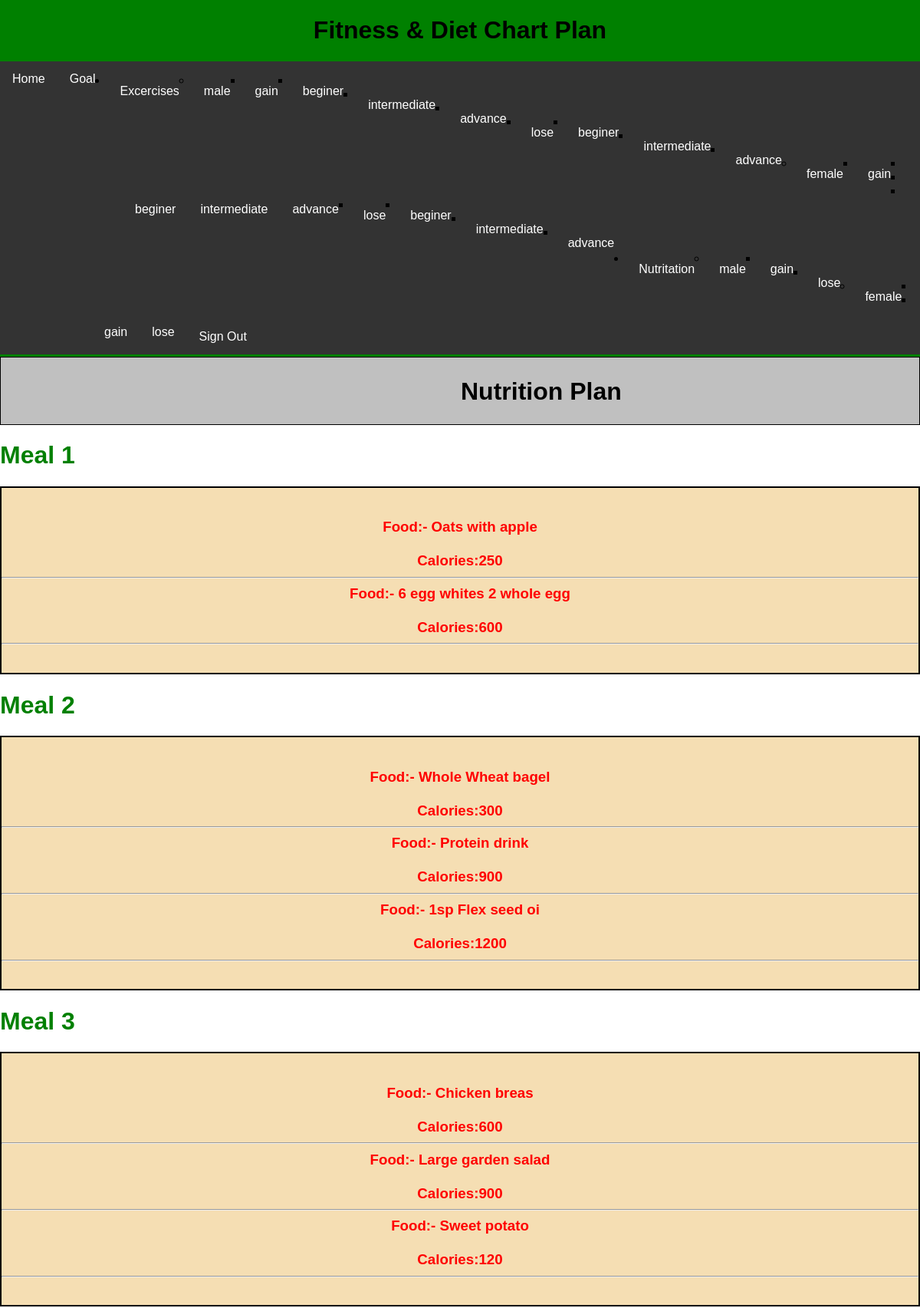
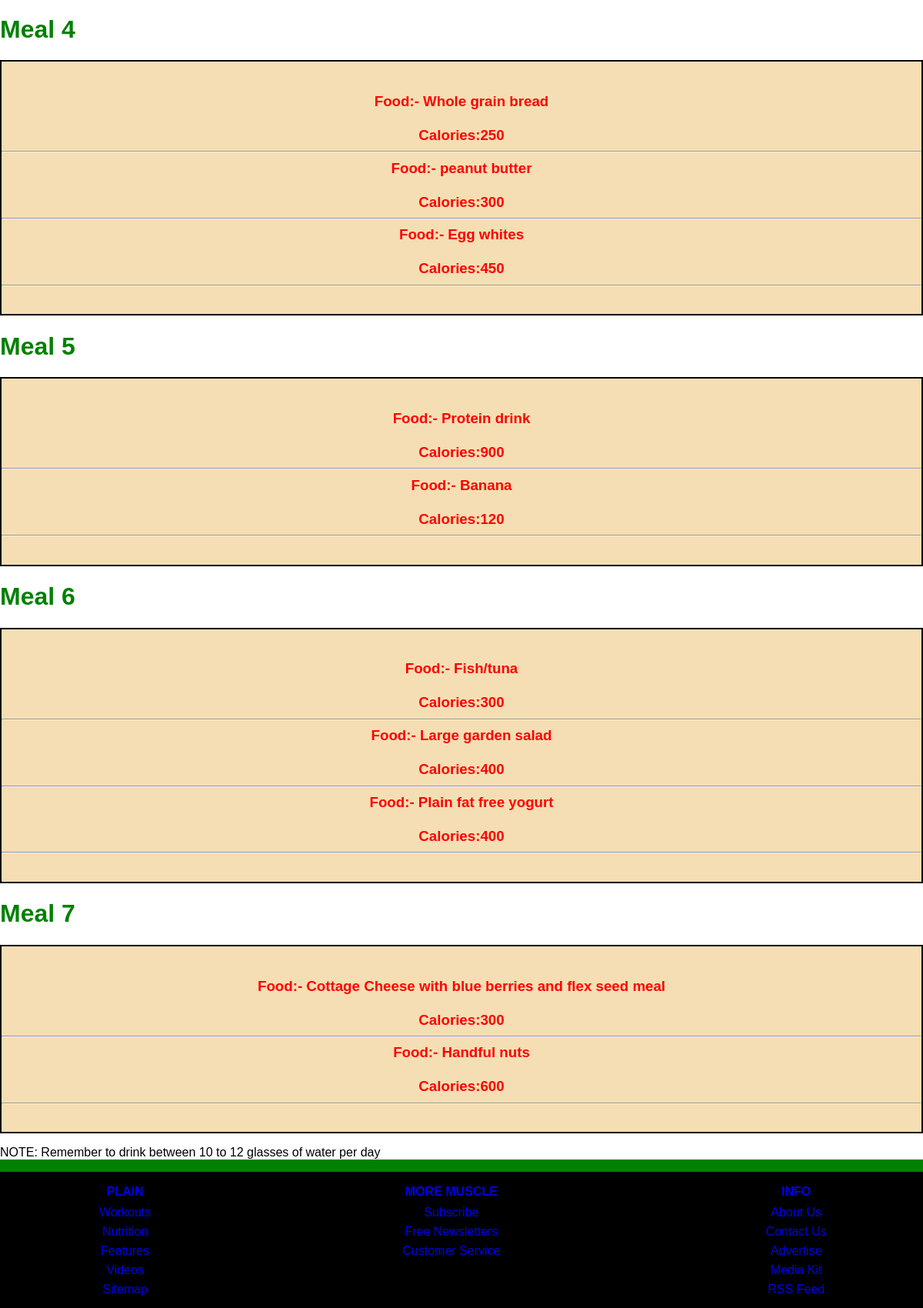
The app's page /diet/male/gain (signed in) with its own data (2 pictures, top to bottom).
### fitness/models.py (models this page shows)
class Meal(models.Model):
    name = models.CharField(max_length=255)
    def __str__(self):
        return self.name

class Food(models.Model):
    name = models.CharField(max_length=255)
    calories = models.IntegerField(null=True,blank=True)
    def __str__(self):
        return self.name

### fitness/views.py (the view)
# urls.py: path('diet/<gender>/<fitness_plan>',views.get_meal_list, name='get_meal_list'),
@login_required(login_url='/login/')
def get_meal_list(request, gender, fitness_plan):
    print(gender, fitness_plan)
    meals = Meal.objects.filter(
        pk__in=FoodMealGoal.objects.filter(
            goal__gender=gender,
            goal__fitness_plan=fitness_plan
        ).values('meal')
    )
    print(meals)
    meal_list = []
    for meal in meals.values():
        foods = Food.objects.filter(
            pk__in=FoodMealGoal.objects.filter(
                goal__gender=gender,
                goal__fitness_plan=fitness_plan,
                meal__id=meal['id']
            ).values('food')
        )
        meal.update({'foods': foods})
        print(meal)
        meal_list.append(meal)
    return render(request, 'show_meals.html', {'meals': meal_list})

### fitness/templatetags/load_header.py (called while the page is built)
@register.inclusion_tag('excercise_header.html')
def load_excercises():
    data = {
        'genders' : list(dict(Gender.options).values()),
        'fitness_plans' : list(dict(FitnessPlan.options).values()),
        'fitness_levels' : list(dict(FitnessLevel.options).values()),
    }
    print(data)
    return data

@register.inclusion_tag('diet_header.html')
def load_diet():
    data = {
        'genders' : list(dict(Gender.options).values()),
        'fitness_plans' : list(dict(FitnessPlan.options).values()),
    }
    return data

### fitness/templates/show_meals.html
{% extends 'base.html' %}
{% block body %}
  <div class="showmeal">
  <div class="login">
    <h1>Nutrition Plan</h1></div>
    {% for meal in meals %}
        <font color="green"><h1>{{ meal.name }}</h1></font>
          <div class="mealtxtdegine">
   <h3>
        {% for food in meal.foods %}
            Food:- {{food.name}}<br><br>
            Calories:{{food.calories}}<hr>
        {% endfor %}
    </h3></br>
</div>
    {% endfor %}
    <p>NOTE: Remember to drink between 10 to 12 glasses of water per day</p>
</div>
{% endblock body %}

### records on screen
Meal: name "Meal 1"
Food: name "Oats with apple", calories "250"
Food: name "6 egg whites 2 whole egg", calories "600"
Meal: name "Meal 2"
Food: name "Whole Wheat bagel", calories "300"
Food: name "Protein drink", calories "900"
Food: name "1sp Flex seed oi", calories "1200"
Meal: name "Meal 3"
Food: name "Chicken breas", calories "600"
Food: name "Large garden salad", calories "900"
Food: name "Sweet potato", calories "120"
Meal: name "Meal 4"
Food: name "Whole grain bread", calories "250"
Food: name "peanut butter", calories "300"
Food: name "Egg whites", calories "450"
Meal: name "Meal 5"
Food: name "Protein drink", calories "900"
Food: name "Banana", calories "120"
Meal: name "Meal 6"
Food: name "Fish/tuna", calories "300"
Food: name "Large garden salad", calories "400"
Food: name "Plain fat free yogurt", calories "400"
Meal: name "Meal 7"
Food: name "Cottage Cheese with blue berries and flex seed meal", calories "300"
Food: name "Handful nuts", calories "600"

### other values on screen
{{ gender }} "male" "female"
{{ fitness_plan }} "gain" "lose" "gain" "lose"
{{ fitness_level }} "beginer" "intermediate" "advance" "beginer" "intermediate" "advance" "beginer" "intermediate" "advance" "beginer" "intermediate" "advance"
